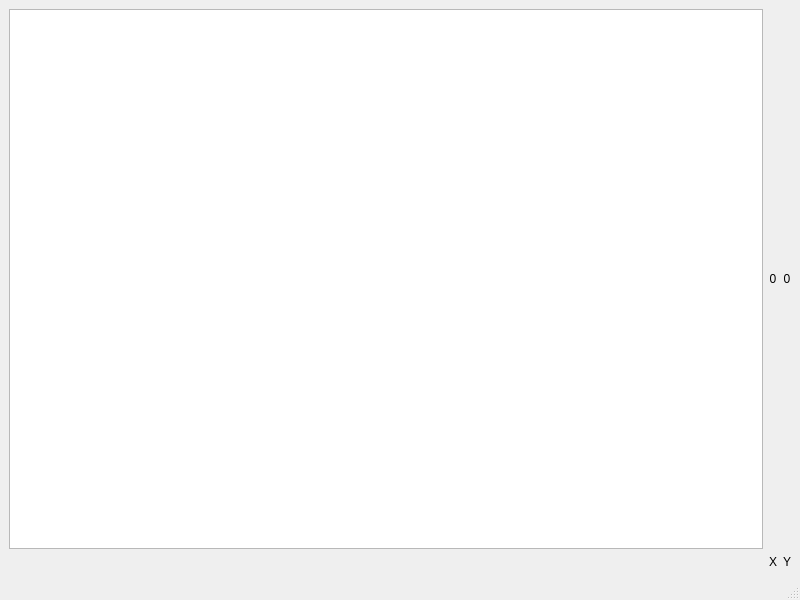
<?xml version="1.0" encoding="UTF-8"?>
<ui version="4.0">
 <class>MainWindow</class>
 <widget class="QMainWindow" name="MainWindow">
  <property name="geometry">
   <rect>
    <x>0</x>
    <y>0</y>
    <width>800</width>
    <height>600</height>
   </rect>
  </property>
  <property name="windowTitle">
   <string>MainWindow</string>
  </property>
  <widget class="QWidget" name="centralwidget">
   <layout class="QGridLayout" name="gridLayout">
    <item row="0" column="2">
     <widget class="QLabel" name="label_y">
      <property name="text">
       <string>0</string>
      </property>
      <property name="alignment">
       <set>Qt::AlignCenter</set>
      </property>
     </widget>
    </item>
    <item row="0" column="1">
     <widget class="QLabel" name="label_x">
      <property name="text">
       <string>0</string>
      </property>
      <property name="alignment">
       <set>Qt::AlignCenter</set>
      </property>
     </widget>
    </item>
    <item row="0" column="0">
     <widget class="JoyGraphicsView" name="graphicsView"/>
    </item>
    <item row="1" column="1">
     <widget class="QLabel" name="label_3">
      <property name="text">
       <string>X</string>
      </property>
     </widget>
    </item>
    <item row="1" column="2">
     <widget class="QLabel" name="label_4">
      <property name="text">
       <string>Y</string>
      </property>
     </widget>
    </item>
   </layout>
  </widget>
  <widget class="QMenuBar" name="menubar">
   <property name="geometry">
    <rect>
     <x>0</x>
     <y>0</y>
     <width>800</width>
     <height>23</height>
    </rect>
   </property>
  </widget>
  <widget class="QStatusBar" name="statusbar"/>
 </widget>
 <customwidgets>
  <customwidget>
   <class>JoyGraphicsView</class>
   <extends>QGraphicsView</extends>
   <header location="global">joygraphicsview.h</header>
  </customwidget>
 </customwidgets>
 <resources/>
 <connections/>
</ui>
